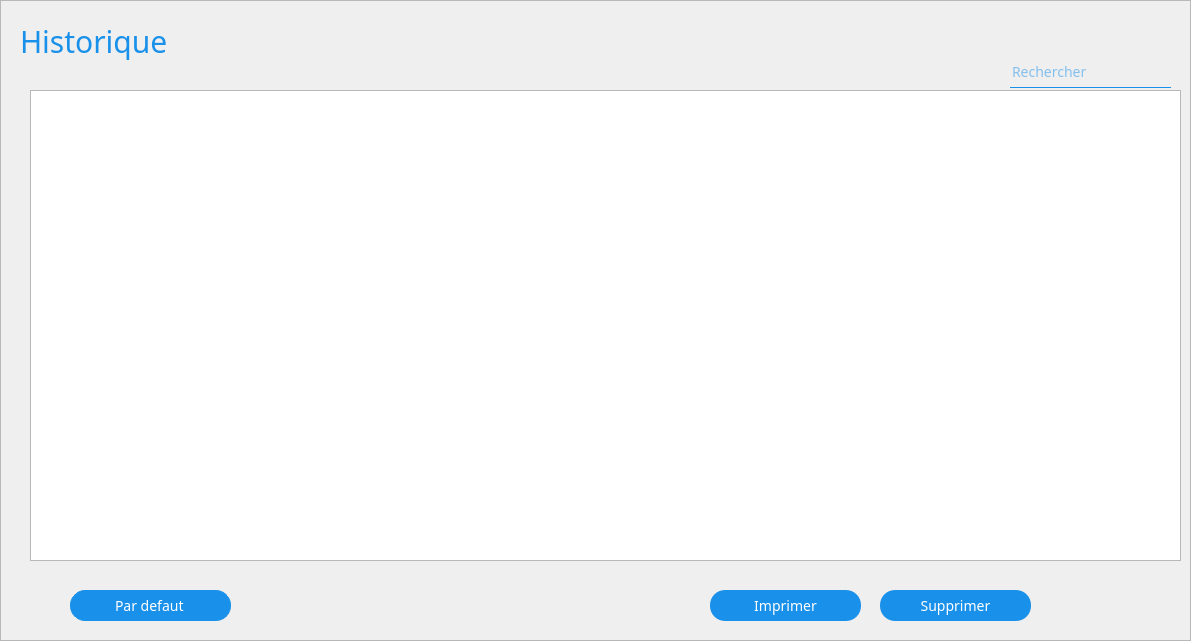
   <widget class="QFrame" name="frame_historique">
    <property name="geometry">
     <rect>
      <x>310</x>
      <y>80</y>
      <width>1191</width>
      <height>641</height>
     </rect>
    </property>
    <property name="styleSheet">
     <string notr="true"> *{
font-family:century gothic;
color:#1990ea;
border-color:#1990ea;
font-size:14px;}
	#frame_2{


font-family:century gothic;
    border: 1px solid #1990ea;
    border-radius: 30px;
border-color: lightgray;
    margin-top: 0.5em;
background : white;
}
</string>
    </property>
    <property name="frameShape">
     <enum>QFrame::StyledPanel</enum>
    </property>
    <property name="frameShadow">
     <enum>QFrame::Raised</enum>
    </property>
    <widget class="QLabel" name="label_22">
     <property name="geometry">
      <rect>
       <x>20</x>
       <y>0</y>
       <width>271</width>
       <height>81</height>
      </rect>
     </property>
     <property name="styleSheet">
      <string notr="true">*{
font: 40pt  'Oswald';font-size:30px;
color: #1990ea;
}</string>
     </property>
     <property name="text">
      <string>Historique</string>
     </property>
    </widget>
    <widget class="QTableView" name="tableView_4">
     <property name="geometry">
      <rect>
       <x>30</x>
       <y>90</y>
       <width>1151</width>
       <height>471</height>
      </rect>
     </property>
     <property name="styleSheet">
      <string notr="true">



QScrollBar:vertical {
    background: rgb(188, 224, 235);
            border: 0px solid #999999;
            width:10px;    

margin: 0px 0px 0px 0px;
}
 QScrollBar::handle:vertical {
    background: rgb(71, 153, 176);
          	border: 0px solid red;
            min-height: 0px;
			border-radius: 8px;

	 }
QScrollBar:horizontal {
    background: rgb(188, 224, 235);
            border: 0px solid #999999;
margin: 0px 0px 0px 0px;

}
 QScrollBar::handle:horizontal {
    background: rgb(71, 153, 176);
                     	border: 0px solid red;
            min-height: 0px;
			border-radius: 8px;
            width:10px;    


 }</string>
     </property>
     <property name="selectionMode">
      <enum>QAbstractItemView::ContiguousSelection</enum>
     </property>
     <property name="selectionBehavior">
      <enum>QAbstractItemView::SelectRows</enum>
     </property>
     <attribute name="horizontalHeaderHighlightSections">
      <bool>false</bool>
     </attribute>
    </widget>
    <widget class="QLineEdit" name="lineEdit_rechhistoriqe">
     <property name="geometry">
      <rect>
       <x>1010</x>
       <y>57</y>
       <width>161</width>
       <height>31</height>
      </rect>
     </property>
     <property name="styleSheet">
      <string notr="true">QLineEdit
{
font-family:century gothic;
background:transparent;
border:none;
color:#1990ea;
border-bottom: 1px solid #1990ea;

}</string>
     </property>
     <property name="placeholderText">
      <string>Rechercher</string>
     </property>
    </widget>
    <widget class="QLabel" name="label_23">
     <property name="geometry">
      <rect>
       <x>1140</x>
       <y>60</y>
       <width>21</width>
       <height>21</height>
      </rect>
     </property>
     <property name="styleSheet">
      <string notr="true"/>
     </property>
     <property name="text">
      <string/>
     </property>
     <property name="pixmap">
      <pixmap resource="resources.qrc">:/img/img/chercher.png</pixmap>
     </property>
     <property name="scaledContents">
      <bool>true</bool>
     </property>
    </widget>
    <widget class="QPushButton" name="pushButton_supphistorique">
     <property name="geometry">
      <rect>
       <x>880</x>
       <y>590</y>
       <width>151</width>
       <height>31</height>
      </rect>
     </property>
     <property name="styleSheet">
      <string notr="true">QPushButton{
background: #1990ea;
color: white;
border-radius:15px;}  
QPushButton:hover
{
    border: 1px solid #1990ea;
color:  #1990ea;
border-radius:15px;
background: white;}  </string>
     </property>
     <property name="text">
      <string>Supprimer</string>
     </property>
    </widget>
    <widget class="QPushButton" name="pushButton_pdfhistorique">
     <property name="geometry">
      <rect>
       <x>710</x>
       <y>590</y>
       <width>151</width>
       <height>31</height>
      </rect>
     </property>
     <property name="styleSheet">
      <string notr="true">QPushButton{
background: #1990ea;
color: white;
border-radius:15px;}  
QPushButton:hover
{
    border: 1px solid #1990ea;
color:  #1990ea;
border-radius:15px;
background: white;}  </string>
     </property>
     <property name="text">
      <string>Imprimer</string>
     </property>
    </widget>
    <widget class="QComboBox" name="comboBox_trihistorique">
     <property name="geometry">
      <rect>
       <x>70</x>
       <y>590</y>
       <width>161</width>
       <height>31</height>
      </rect>
     </property>
     <property name="styleSheet">
      <string notr="true">QComboBox{
background: #1990ea;
subcontrol-position: top right;
    border-style: solid;
    border: 1px solid #1990ea;
 padding: 1px 0px 1px 44px;
subcontrol-origin: padding;
color: white;
border-radius:15px;}  
QComboBox:hover
{
    border: 1px solid #1990ea;
color:  #1990ea;
border-radius:15px;
background: white;}  
QComboBox QAbstractItemView
{
    border: 2px solid #1990ea;
    color: #1990ea;
    
}

QComboBox::drop-down
{
     subcontrol-origin: padding;
     subcontrol-position: top right;
     width: 15px;
     color: blue;
     border-left-width: 0px;
     border-left-color: #1990ea;
     border-left-style: solid; /* just a single line */
     border-top-right-radius: 3px; /* same radius as the QComboBox */
     border-bottom-right-radius: 3px;
     padding-left: 10px;
 }</string>
     </property>
     <item>
      <property name="text">
       <string>Par defaut</string>
      </property>
     </item>
     <item>
      <property name="text">
       <string>User</string>
      </property>
     </item>
     <item>
      <property name="text">
       <string>Date</string>
      </property>
     </item>
    </widget>
    <widget class="QLabel" name="label_24">
     <property name="geometry">
      <rect>
       <x>20</x>
       <y>580</y>
       <width>51</width>
       <height>51</height>
      </rect>
     </property>
     <property name="text">
      <string/>
     </property>
     <property name="pixmap">
      <pixmap resource="resources.qrc">:/img/img/sort.png</pixmap>
     </property>
     <property name="scaledContents">
      <bool>true</bool>
     </property>
    </widget>
    <zorder>tableView_4</zorder>
    <zorder>label_22</zorder>
    <zorder>lineEdit_rechhistoriqe</zorder>
    <zorder>label_23</zorder>
    <zorder>pushButton_supphistorique</zorder>
    <zorder>pushButton_pdfhistorique</zorder>
    <zorder>comboBox_trihistorique</zorder>
    <zorder>label_24</zorder>
   </widget>
